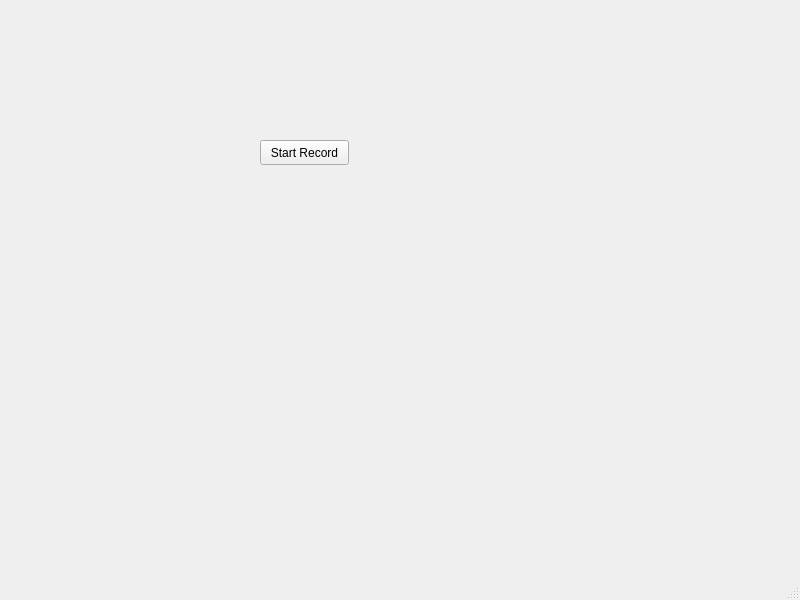
<?xml version="1.0" encoding="UTF-8"?>
<ui version="4.0">
 <class>MainWindow</class>
 <widget class="QMainWindow" name="MainWindow">
  <property name="geometry">
   <rect>
    <x>0</x>
    <y>0</y>
    <width>800</width>
    <height>600</height>
   </rect>
  </property>
  <property name="windowTitle">
   <string>MainWindow</string>
  </property>
  <widget class="QWidget" name="centralwidget">
   <widget class="QPushButton" name="audioButton">
    <property name="geometry">
     <rect>
      <x>260</x>
      <y>140</y>
      <width>89</width>
      <height>25</height>
     </rect>
    </property>
    <property name="text">
     <string>Start Record</string>
    </property>
   </widget>
  </widget>
  <widget class="QMenuBar" name="menubar">
   <property name="geometry">
    <rect>
     <x>0</x>
     <y>0</y>
     <width>800</width>
     <height>22</height>
    </rect>
   </property>
  </widget>
  <widget class="QStatusBar" name="statusbar"/>
 </widget>
 <resources/>
 <connections/>
</ui>
